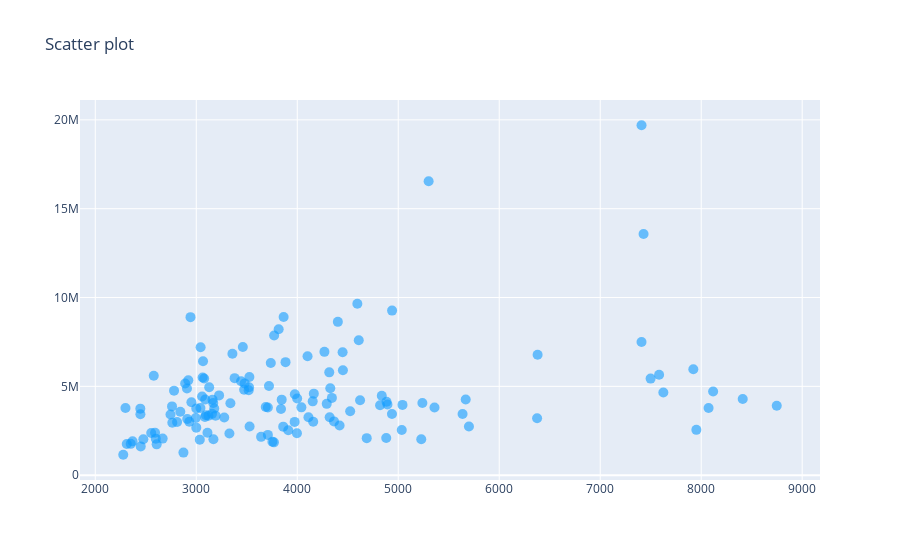

The code cell stored with this chart in its notebook:
### Code cell
data = [go.Scatter(x=train_data.total_days,      # can see positive relation between revenue and restaurant's age
                   y=train_data.revenue,
                   
                   marker = dict(color = 'rgba(17, 157, 255, 0.6)', size = 10),
                   
                   mode = 'markers')]

layout = go.Layout(title = 'Scatter plot')
fig = go.Figure(data= data,layout=layout)
iplot(fig)

### Figure 1 — Plotly figure (JSON) as saved in the notebook; plotly's stock layout.template omitted (floating-point values rounded to 4 significant figures; data arrays with more than 128 entries replaced by an {"elided": "..."} marker saying what was removed)
{"data": [{"marker": {"color": "rgba(17, 157, 255, 0.6)", "size": 10}, "mode": "markers", "type": "scatter", "x": {"elided": "137 int values"}, "y": {"elided": "137 int values"}}], "layout": {"title": {"text": "Scatter plot"}}}
